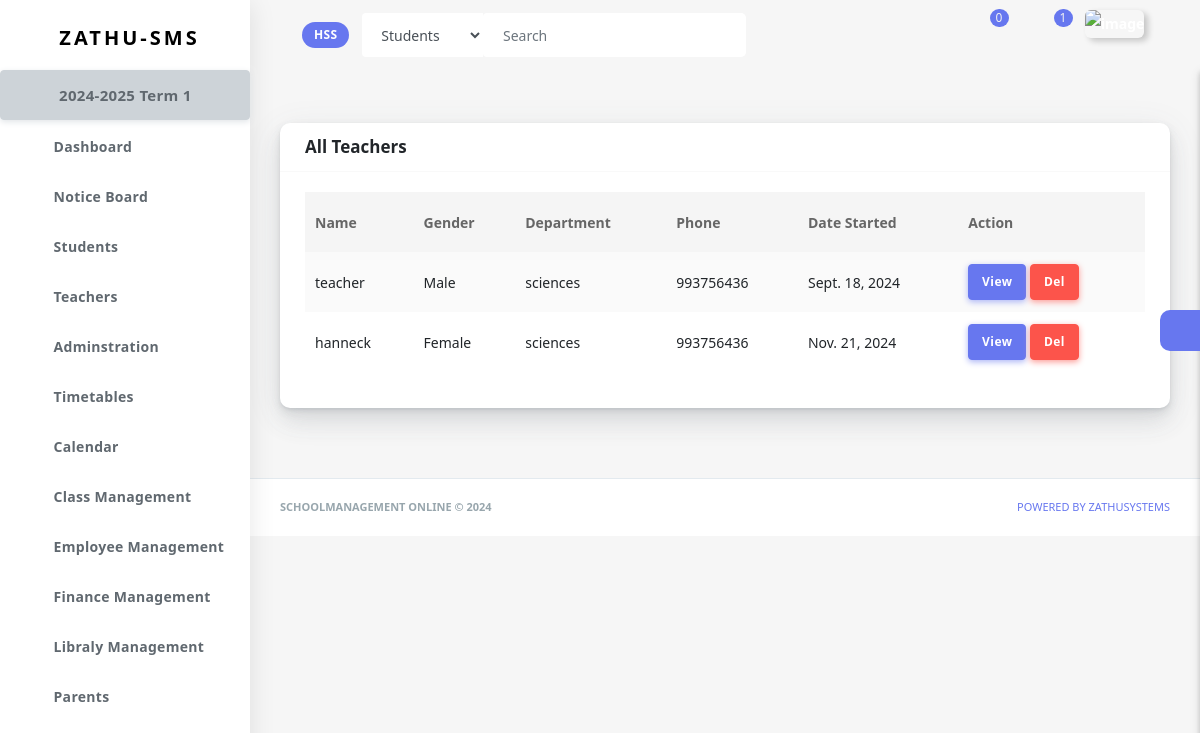
The app's page /teachers-mangement/teachers-40b1d377-6656-44b4-9429-142e877d579a/ (signed in) with its own data.
### schooladminstration/models.py (models this page shows)
class Institution(models.Model):
    institution_name=models.CharField(max_length=50)
    id=models.CharField(primary_key=True, max_length=100, blank=True, unique=True, default=uuid.uuid4)
    user=models.ForeignKey(get_user_model(), on_delete=models.CASCADE, related_name='institution', blank=True, null=True, default=None)
    name_of_head=models.CharField(max_length=50, null=True, blank=True, default=None)
    name_of_principal=models.CharField(max_length=50, null=True, blank=True, default=None)
    name_of_registrar=models.CharField(max_length=50, null=True, blank=True, default=None)
    phone=models.CharField(max_length=50, null=True, blank=True)
    country=models.CharField(max_length=50, null=True, blank=True)
    city=models.CharField(max_length=50, null=True, blank=True)
    tried_subscription=models.BooleanField(default=False)
    created_at = models.DateTimeField(default=timezone.now, null=True, blank=True)
    edu=(
        ('primary education', 'Primary Education'),
        ('secondary education', 'Secondary Education'),
        ('tertialy education', 'Tertiary Education'),
    )
    edu_offer=models.CharField(max_length=20, choices=edu)
    def __str__(self):
        return self.institution_name

class Department(models.Model):
    school=models.ForeignKey(Institution, on_delete=models.CASCADE, null=True, blank=True, default=None, related_name='departments')
    title=models.CharField(max_length=50, null=True, blank=True)
    description=models.TextField()
    edu=(
        ('secondary education', 'Secondary Education'),
        ('tertialy education', 'Tertialy Education')
    )
    is_for=models.CharField(max_length=20, choices=edu)
    def __str__(self):
        return self.title

### school_calendar/models.py (models this page shows)
class AcademicYear(models.Model):
    institution=models.ForeignKey(Institution, on_delete=models.CASCADE, related_name='academic_year')
    year=models.CharField(max_length=9, help_text='e.g 2024-2025')
    start_date=models.DateField(help_text='starting date of this academic year')
    end_date=models.DateField(help_text='ending date of this academic year')
    date=models.DateField(auto_now_add=True)
    closed=models.BooleanField(default=False)
    def __str__(self):
        return f'{self.year}'

class Term(models.Model):
    institution=models.ForeignKey(Institution, on_delete=models.CASCADE, related_name='terms')
    academic_year=models.ForeignKey(AcademicYear, on_delete=models.CASCADE, related_name='terms')
    title=models.CharField(max_length=50, help_text='e.g Term 1/Semister 2')
    start_date=models.DateField(help_text='starting date of this term/semister')
    end_date=models.DateField(help_text='ending date of this Term/Semister')
    date=models.DateField(auto_now_add=True)
    closed=models.BooleanField(default=False)
    def __str__(self):
        return f'{self.title}'

### teacher/models.py (models this page shows, shortened)
class Instructor(models.Model):
    u=get_user_model()
    user=models.ForeignKey(u, on_delete=models.CASCADE, related_name='instructor_profile')
    t=(
        ('Mr', 'Mr'),
        ('Mrs', 'Mrs'),
        ('Dr', 'Dr')
    )
    title=models.CharField(max_length=50, null=True, blank=True, default=None, choices=t)
    school=models.ForeignKey(Institution, on_delete=models.CASCADE, related_name='instructors')
    first_name=models.CharField(max_length=30, null=True, blank=True, default=None)
    last_name=models.CharField(max_length=30, null=True, blank=True, default=None)
    phone=models.IntegerField(null=True, blank=True, default=None)
    sex=(
        ('Male', 'Male'),
        ('Female', 'Female')
    )
    gender=models.CharField(max_length=10, choices=sex)
    subjects_taught=models.ManyToManyField(Subject, related_name='instructor', blank=True, default=None)
    courses_taught=models.ManyToManyField(Course, related_name='instructor', blank=True, default=None)
    department=models.ForeignKey(Department, on_delete=models.CASCADE, related_name='instructors', null=True, blank=True, default=None)
    created_at=models.DateTimeField(auto_now_add=True)
    is_class_teacher=models.BooleanField(default=False)
    date_started=models.DateField(default=None, null=True, blank=True)
    approved=models.BooleanField(default=False)
    roles=(
        ('teacher', 'Teacher'),
        ('hr manager', 'Human Resource Manager'),
        ('librarian', 'Librarian'),
        ('finance manager', 'Finance Manager')
    )
    role=models.CharField(max_length=20, choices=roles, default=None, null=True, blank=True)

### teacher/views.py (the view)
# urls.py: path('teachers-mangement/', include('teacher.urls')),
@login_required
def teachers(request, school_id):
    if is_approved_account(request)==False: return redirect('main:un_approved', school_id)
    if is_admin(request) == False: return redirect('main:un_authorised', school_id)
    institution=get_institution(request, school_id)
    form=InstructorForm()
    if request.method=='POST':
        form=InstructorForm(request.POST)
        if form.is_valid():
            teacher=form.save(commit=False)
            teacher.school=institution
            teacher.save()
    teachers=Instructor.objects.filter(school=institution, approved=True)
    cont={
        'teachers':teachers,
        'form':form,
        'school_id':school_id,
        'institution':institution
    }
    return render(request, 'templates/teacher/teachers.html', cont)

### chatapp/context_processors.py (called while the page is built)
def chat_global_data(request):
    chats=None
    if request.user.is_authenticated:
        chats=Chat.objects.filter(users=(request.user)).order_by('-udated_at')
        counter_chats=Chat.objects.filter(users=(request.user)).order_by('-udated_at')[:6]
        counter=0
        for chat in counter_chats:
            messages=chat.chat_messages.filter(receiver=request.user, seen=False)
            if messages:
                counter+=1
                continue
        return {'counter_chats':counter_chats, 'chats': chats, 'counter':counter}
    return {'mkkk': chats}

### chatapp/models.py (called while the page is built)
    def unseen_msgs(self):
        msgs=self.chat_messages.filter(seen=False)
        if msgs:
            return msgs.last()
        return None

### landing_page/context_processors.py (called while the page is built)
def global_data(request):
    ins=SystemFeature.objects.all()[0:5]
    return {'featuress': ins, }

### main/templatetags/custom_filter.py (called while the page is built)
@register.filter
def first_letters(value):
    value = str(value)
    return ''.join([word[0] for word in value.split() if word]).upper()

### main/templatetags/timeago_filters.py (called while the page is built)
@register.filter
def timeago(value):
    if not isinstance(value, datetime.datetime):
        return value
    now_time = now()
    delta = now_time - value
    seconds = delta.total_seconds()
    minutes = seconds / 60
    hours = minutes / 60
    days = hours / 24
    weeks = days / 7
    months = days / 30
    years = days / 365
    if seconds < 60:
        return f"{int(seconds)}s"
    elif minutes < 60:
        return f"{int(minutes)}m"
    elif hours < 24:
        return f"{int(hours)}h"
    elif days < 7:
        return f"{int(days)}d"
    elif weeks < 4:
        return f"{int(weeks)}w"
    elif months < 12:
        return f"{int(months)}mo"
    else:
        return f"{int(years)}y"

### main/utils.py (called while the page is built)
def get_institution(request, school_id):
    istitution=get_object_or_404(Institution, id=school_id)
    return istitution

def is_admin(request):
    try:
        institution=get_object_or_404(Institution, user=request.user)
        if institution:
            return True
    except:
        return False

def is_teacher(request):
    try:
        instructor=get_object_or_404(Instructor, user=request.user)
        if instructor:
            return True
    except:
        return False

def is_approved_account(request):
    if is_teacher(request):
        instructor=get_instructor(request)
        if instructor.approved:
            return True
        else:
            return False
    elif is_admin(request):
        return True

### schooladminstration/models.py (called while the page is built)
    def __str__(self):
        return self.title

### templates/templates/teacher/teachers.html (shortened to what this page needs)
{% extends 'templates/main/base.html' %}
{% block content %}
<section class="section">
<div class="section-body">
<div class="row">
    <div class="col-12">
      <div class="card">
        <div class="card-header">
            <h4 class="d-inline">All Teachers</h4>
        </div>
        <div class="card-body">
          <div class="table-responsive">
            <table class="table table-striped table-hover" id="tableExport" style="width:100%;">
              <thead>
                <tr>
                  <th>Name</th>
                  <th>Gender</th>
                  <th>Department</th>
                  <th>Phone</th>
                  <th>Date Started</th>
                  <th>Action</th>
                </tr>
              </thead>
              <tbody>
                {% for teacher in teachers %}
                <tr>
                  <td>{{teacher.first_name}} {{student.last_name}}</td>
                  <td>{{teacher.gender}}</td>
                  <td>{{teacher.department}}</td>
                  <td>{{teacher.phone}}</td>
                  <td>{{teacher.date_started}}</td>
                  <td><a href="{% url 'teacher:teacher' teacher.id school_id %}" class="btn btn-primary">View</a> <a href="#" class="btn btn-danger">Del</a></td>
                </tr>
                {% endfor %}
              </tbody>
            </table>
          </div>
        </div>
      </div>
    </div>
  </div>
</div>
</section>
{% endblock %}

### templates/templates/main/header.html (shortened to what this page needs)
{% load static %}
{% load timeago_filters %}
{% load custom_filter %}
   <div class="navbar-bg"></div>
      <nav class="navbar navbar-expand-lg main-navbar sticky">
        <div class="form-inline mr-auto">
          <ul class="navbar-nav mr-3">
            <li><a href="#" data-toggle="sidebar" class="nav-link nav-link-lg
									collapse-btn"> </a></li>
            <li><a href="{% url 'accounts:school_p' %}" class="nav-link nav-link-lg">
                <span class="badge badge-primary"><span class="text-white">{{institution|first_letters}}</span> </span>
              </a></li>
            <li>
              <form class="form-inline mr-auto" action="{% url 'search:search' school_id %}">
                <div class="search-element">
                  <select class="form-control" name="category" id="">
                    <option value="students">Students</option>
                  </select>
                  <input class="form-control" type="search" {% if q %} value="{{q}}" {% endif %} name="q" placeholder="Search" aria-label="Search" data-width="200">
                  <button class="btn" type="submit">
                    <i class="fas fa-search"></i>
                  </button>
                </div>
              </form>
            </li>
          </ul>
        </div>
        <ul class="navbar-nav navbar-right">
          <li class="dropdown dropdown-list-toggle"><a href="#" data-toggle="dropdown"
              class="nav-link nav-link-lg message-toggle">
              <span class="badge headerBadge1">
                {{counter}} </span> </a>
          </li>
          <li class="dropdown dropdown-list-toggle">
            <a href="#" data-toggle="dropdown"
              class="nav-link nav-link-lg notification-toggle message-toggle">
              <i data-feather="bell" class="bell"></i>
              <span class="badge headerBadge1">
                {{n_counter}}
              </span>
            </a>
          </li>
          <li class="dropdown"><a href="#" data-toggle="dropdown"
              class="nav-link dropdown-toggle nav-link-lg nav-link-user"> <img alt="image" src="{% static 'assets/img/user.png' %}"
                class="user-img-radious-style"> </a>
          </li>
          <li class="dropdown">
            <a href="#" data-toggle="dropdown"
            class="nav-link dropdown-toggle nav-link-lg nav-link-user">
          </a>
        </li>
        </ul>
      </nav>

### templates/templates/main/sidebar.html (shortened to what this page needs)
{% load static %}
<div class="main-sidebar sidebar-style-2">
        <aside id="sidebar-wrapper">
          <div class="sidebar-brand">
            <a href=""> <img alt="" src="{% static 'assets/img/logo.png' %}" class="header-logo" /> <span
                class="logo-name">Zathu-SMS</span>
            </a>
          </div>
          <ul class="sidebar-menu">
            <li class="dropdown">
              <a href="{% url 'school_calendar:calendar_list' school_id %}" style="font-size: 15px; font-weight: 70px;" class="btn btn-secondary"> {{institution.academic_year.last}} {{institution.academic_year.last.terms.last|title}} </a>
            </li>
            <li class="dropdown">
              <a href="{% url 'main:dashboard' school_id %}" class="nav-link"><span>Dashboard</span></a>
            </li>
            <li class="dropdown">
              <a href="{% url 'main:notice_board' school_id %}" class="nav-link"><span>Notice Board</span></a>
            </li>
            <li class="dropdown">
              <a href="{% url 'student:students' school_id %}" class="nav-link"><span>Students</span></a>
            </li>
            <li class="dropdown">
              <a href="{% url 'teacher:teachers' school_id %}" class="nav-link"><span>Teachers</span></a>
            </li>
            <li class="dropdown">
              <a href="#" class="menu-toggle nav-link has-dropdown"><span>Adminstration</span></a>
            </li>
            <li class="dropdown">
              <a href="#" class="menu-toggle nav-link has-dropdown"><span>Timetables</span></a>
            </li>
            <li class="dropdown">
              <a href="#" class="menu-toggle nav-link has-dropdown"><span>Calendar</span></a>
            </li>
            <li class="dropdown">
              <a href="#" class="menu-toggle nav-link has-dropdown"><span>Class Management</span></a>
            </li>
            <li class="dropdown">
              <a href="#" class="menu-toggle nav-link has-dropdown"><span>Employee Management</span></a>
            </li>
            <li class="dropdown">
              <a href="#" class="menu-toggle nav-link has-dropdown"><span>Finance Management</span></a>
            </li>
            <li class="dropdown">
              <a href="#" class="menu-toggle nav-link has-dropdown"><span>Libraly Management</span></a>
            </li>
            <li class="dropdown">
              <a href="{% url 'school_admin:parents' school_id %}" class="nav-link"><span>Parents</span></a>
            </li>
           <br><br><br>
          </ul>
        </aside>
      </div>

### records on screen
Institution: institution_name "HSS", academic_year.last "2024-2025", academic_year.last.terms.last "Term 1"
Instructor: first_name "teacher", gender "Male", department "sciences", phone "993756436", date_started "Sept. 18, 2024"
Instructor: first_name "hanneck", gender "Female", department "sciences", phone "993756436", date_started "Nov. 21, 2024"

### other values on screen
{{ counter }} "0"
{{ n_counter }} "1"
